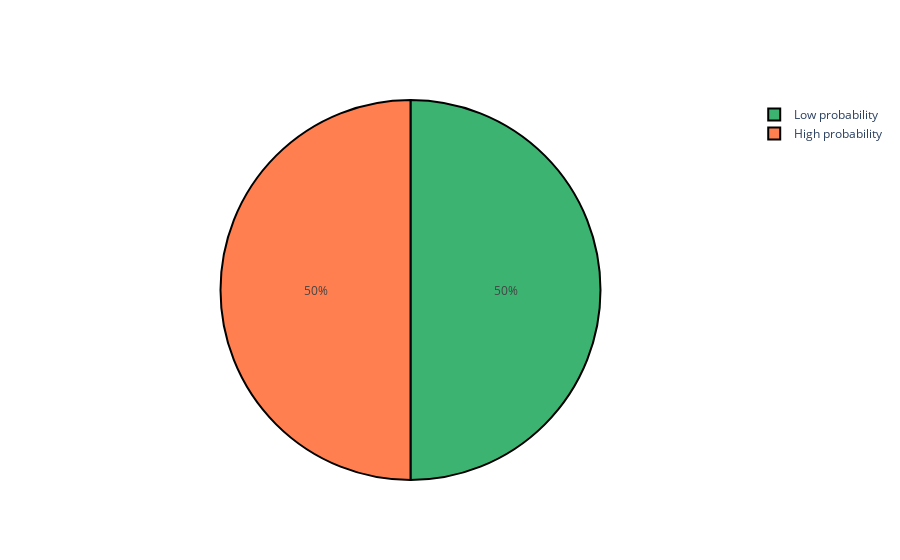

The cell this chart's notebook holds for it:
### Markdown cell above
### Exploratory Data Analysis

### Code cell
def condition_ratio(data):
    results = data['TenYearCHD'].value_counts()
    values = [results[0], results[1]]
    labels = ['Low probability', 'High probability']
    colors = ['MediumSeaGreen', 'Coral']
    fig_pie = go.Pie(labels=labels, values=values,
                     marker={'colors': colors, 
                             'line': {'color': 'Black', 'width': 2}})
    py.iplot([fig_pie])
    return py
condition_ratio(df)

### Figure 1 — Plotly figure (JSON) as saved in the notebook; plotly's stock layout.template omitted (floating-point values rounded to 4 significant figures)
{"data": [{"labels": ["Low probability", "High probability"], "marker": {"colors": ["MediumSeaGreen", "Coral"], "line": {"color": "Black", "width": 2}}, "type": "pie", "values": [22251, 22251]}], "layout": {}}
